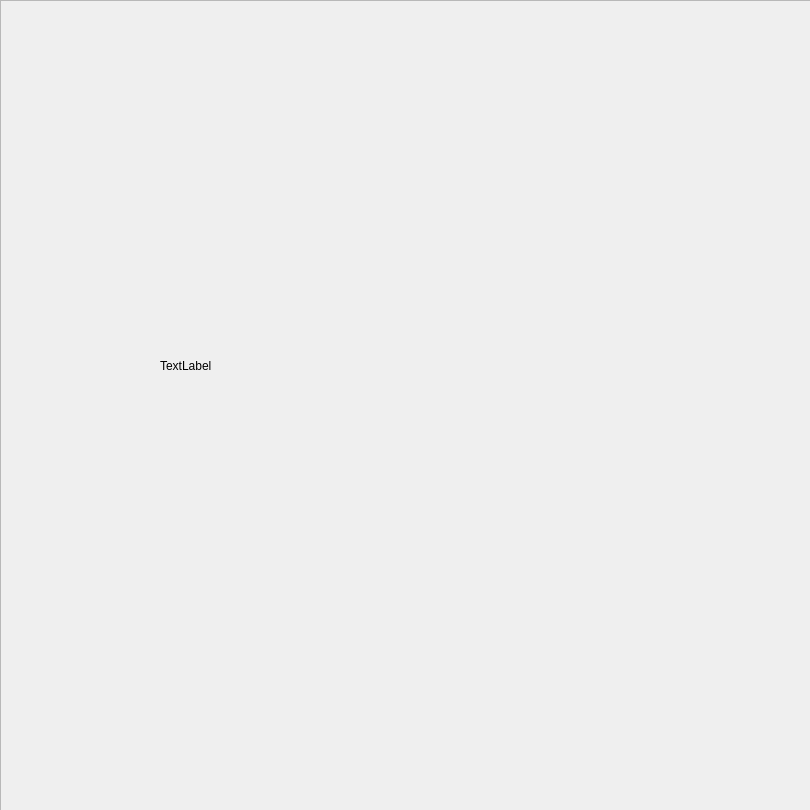
<?xml version="1.0" encoding="UTF-8"?>
<ui version="4.0">
 <class>Form_original</class>
 <widget class="QWidget" name="Form_original">
  <property name="geometry">
   <rect>
    <x>0</x>
    <y>0</y>
    <width>810</width>
    <height>810</height>
   </rect>
  </property>
  <property name="minimumSize">
   <size>
    <width>810</width>
    <height>810</height>
   </size>
  </property>
  <property name="maximumSize">
   <size>
    <width>810</width>
    <height>810</height>
   </size>
  </property>
  <property name="windowTitle">
   <string>Original_Img</string>
  </property>
  <property name="styleSheet">
   <string notr="true"/>
  </property>
  <widget class="QLabel" name="label">
   <property name="geometry">
    <rect>
     <x>160</x>
     <y>120</y>
     <width>451</width>
     <height>491</height>
    </rect>
   </property>
   <property name="styleSheet">
    <string notr="true">border-style: 20px solid  #ffcc00；
</string>
   </property>
   <property name="text">
    <string>TextLabel</string>
   </property>
   <property name="scaledContents">
    <bool>true</bool>
   </property>
  </widget>
  <widget class="QFrame" name="frame">
   <property name="geometry">
    <rect>
     <x>0</x>
     <y>0</y>
     <width>811</width>
     <height>811</height>
    </rect>
   </property>
   <property name="styleSheet">
    <string notr="true">#frame{
border-image: url(:/picture/background.png);
}
</string>
   </property>
   <property name="frameShape">
    <enum>QFrame::StyledPanel</enum>
   </property>
   <property name="frameShadow">
    <enum>QFrame::Raised</enum>
   </property>
  </widget>
  <zorder>frame</zorder>
  <zorder>label</zorder>
 </widget>
 <resources/>
 <connections/>
</ui>
